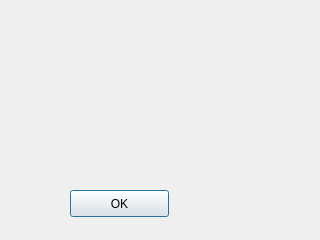
<?xml version="1.0" encoding="UTF-8"?>
<ui version="4.0">
 <class>GameOverNoHighscore</class>
 <widget class="QDialog" name="GameOverNoHighscore">
  <property name="geometry">
   <rect>
    <x>0</x>
    <y>0</y>
    <width>320</width>
    <height>240</height>
   </rect>
  </property>
  <property name="windowTitle">
   <string>Dialog</string>
  </property>
  <property name="styleSheet">
   <string notr="true">#GameOverNoHighscore{
	background-image: url(&quot;:/img/gameOverNoHighscore.png&quot;);
}</string>
  </property>
  <widget class="QPushButton" name="pushButton">
   <property name="geometry">
    <rect>
     <x>70</x>
     <y>190</y>
     <width>99</width>
     <height>27</height>
    </rect>
   </property>
   <property name="text">
    <string>OK</string>
   </property>
  </widget>
 </widget>
 <resources/>
 <connections/>
</ui>
